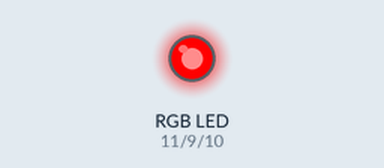
Simulated run of this sketch. Board: Arduino Uno, built with avr-gcc and run on an emulated ATmega328P. On the bench: an RGB LED mixed from three pins (HIGH = lit).

Above: at 0.5 s.
At 2.5 s:
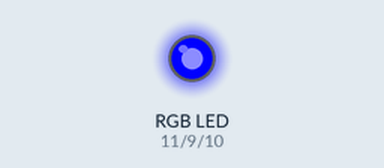
At 3.5 s:
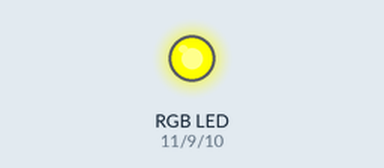
At 4.5 s:
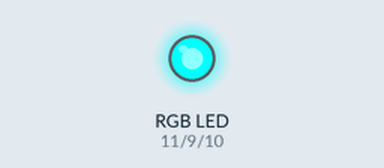
At 6.5 s:
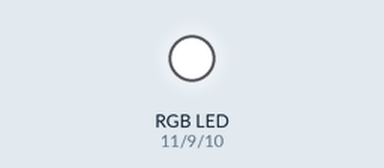
At 9.5 s:
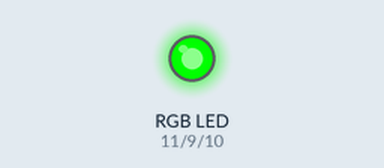
Timing chart, 0 to 10.4 s (numbered marks = the images above):
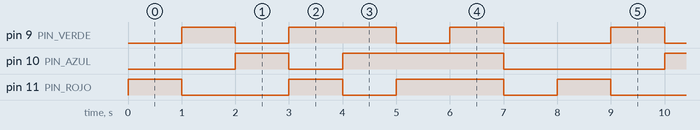

The sketch:

L1_Colores_Basicos.ino
```cpp
/*
 * INSANI ROBOTICS - FUNDAMENTOS F3
 * Lección 1: Colores Básicos (LED RGB)
 * ------------------------------------------------
 * Objetivo: Entender cómo formar colores mezclando Rojo, Verde y Azul.
 * * CONEXIÓN:
 * - Pata Roja   -> Pin D11  (PWM)
 * - Pata Verde  -> Pin D9 (PWM)
 * - Pata Azul   -> Pin D10 (PWM)
 * - Pata Larga  -> GND
 */

// Definición de Pines
const int PIN_ROJO  = 11;
const int PIN_VERDE = 9;
const int PIN_AZUL  = 10;

void setup() {
  // Configuramos los 3 pines como SALIDA
  pinMode(PIN_ROJO, OUTPUT);
  pinMode(PIN_VERDE, OUTPUT);
  pinMode(PIN_AZUL, OUTPUT);
}

void loop() {
  // --- COLORES PRIMARIOS ---

  // 1. Rojo Puro
  establecerColor(255, 0, 0);
  delay(1000);

  // 2. Verde Puro
  establecerColor(0, 255, 0);
  delay(1000);

  // 3. Azul Puro
  establecerColor(0, 0, 255);
  delay(1000);

  // --- COLORES SECUNDARIOS (MEZCLAS) ---

  // 4. Amarillo (Rojo + Verde)
  establecerColor(255, 255, 0);
  delay(1000);

  // 5. Cyan (Verde + Azul) -> Color agua
  establecerColor(0, 255, 255);
  delay(1000);

  // 6. Magenta (Rojo + Azul) -> Color violeta/rosa
  establecerColor(255, 0, 255);
  delay(1000);

  // 7. Blanco (Todos encendidos)
  establecerColor(255, 255, 255);
  delay(1000);

  // 8. Apagado (Negro)
  establecerColor(0, 0, 0);
  delay(1000);
}

// --- FUNCIÓN AUXILIAR ---
// Esta función hace que el código principal sea más limpio y fácil de leer.
// Recibe tres números del 0 al 255.
void establecerColor(int r, int g, int b) {
  analogWrite(PIN_ROJO, r);
  analogWrite(PIN_VERDE, g);
  analogWrite(PIN_AZUL, b);
}
```

Measured:
- by itself, pin 9 (PIN_VERDE): repeats every 8.0 s: LOW 1.0 s, HIGH 2.0 s, LOW 1.0 s, HIGH 1.0 s, LOW 2.0 s, HIGH 1.0 s
- by itself, pin 10 (PIN_AZUL): repeats every 8.0 s: LOW 1.0 s, HIGH 3.0 s, LOW 3.0 s, HIGH 1.0 s
- by itself, pin 11 (PIN_ROJO): repeats every 8.0 s: LOW 2.0 s, HIGH 1.0 s, LOW 1.0 s, HIGH 2.0 s, LOW 1.0 s, HIGH 1.0 s
